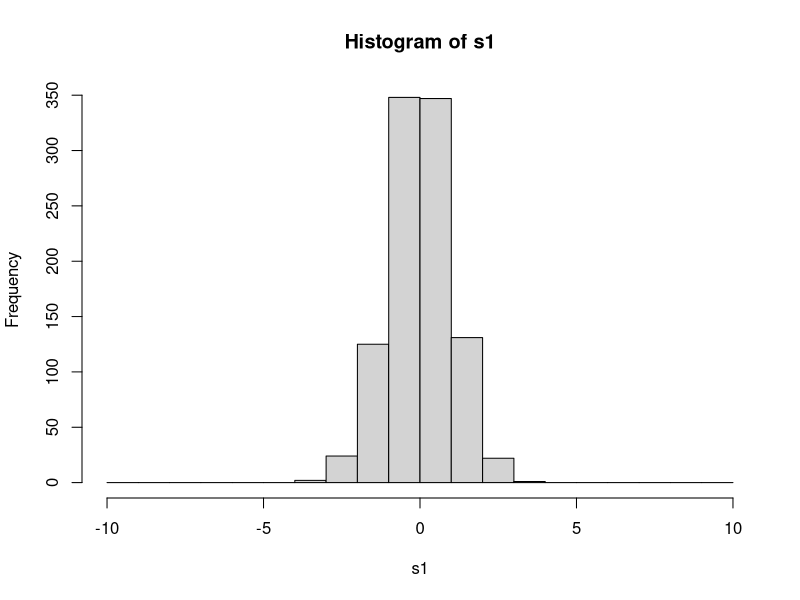
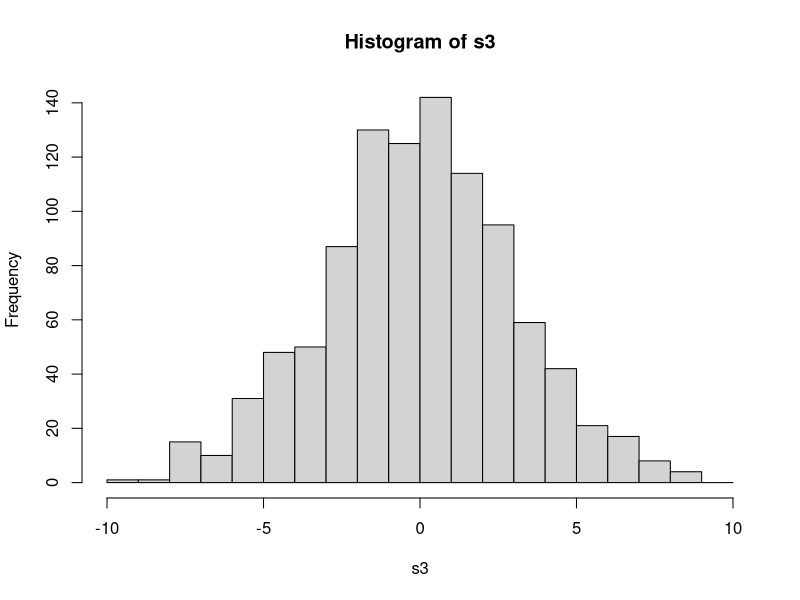
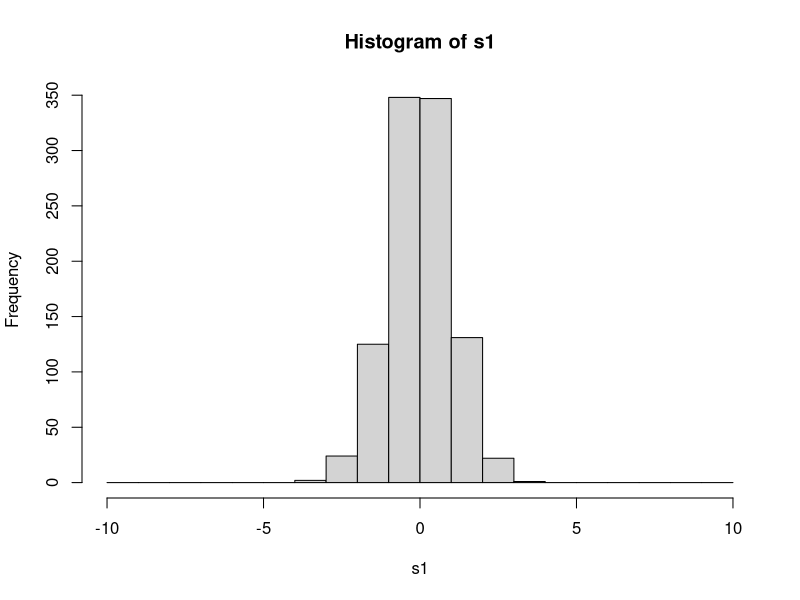
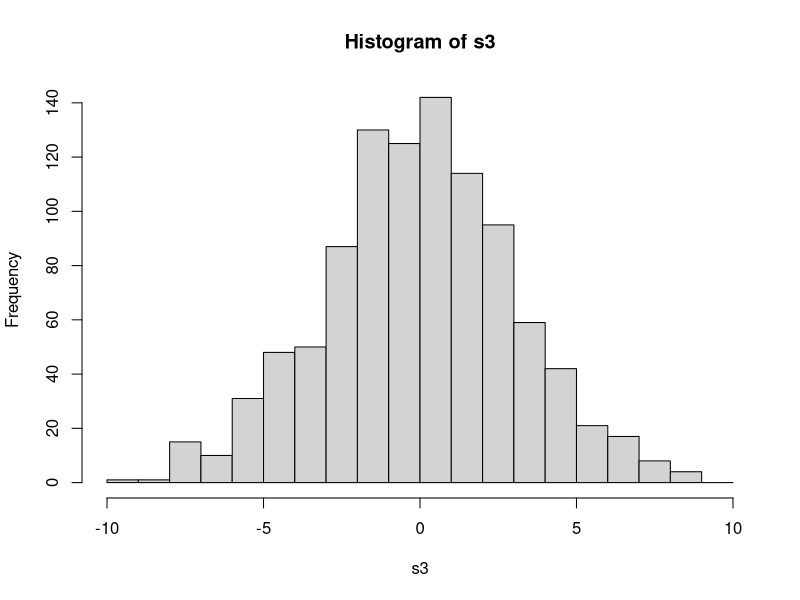
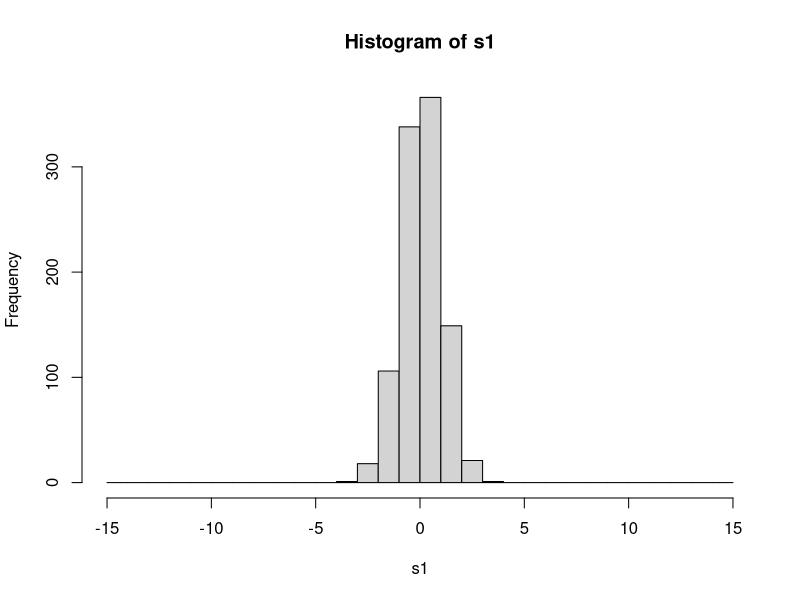
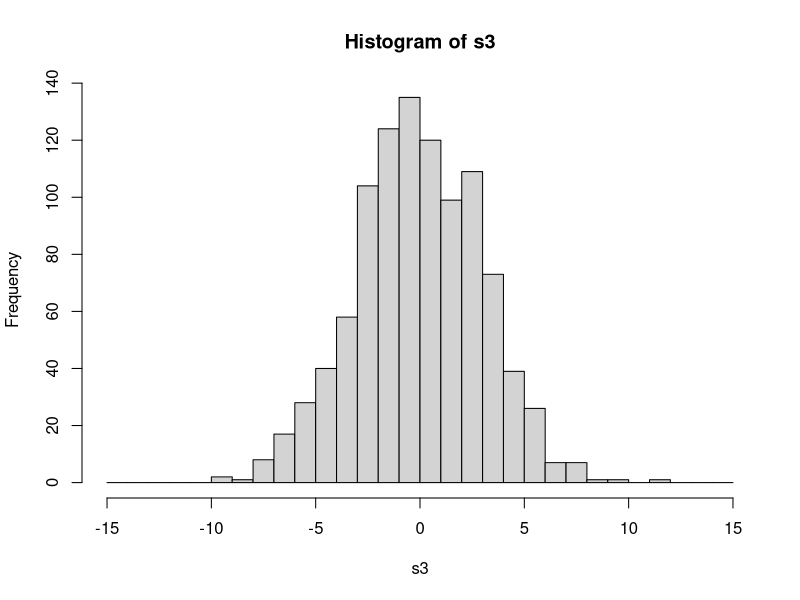
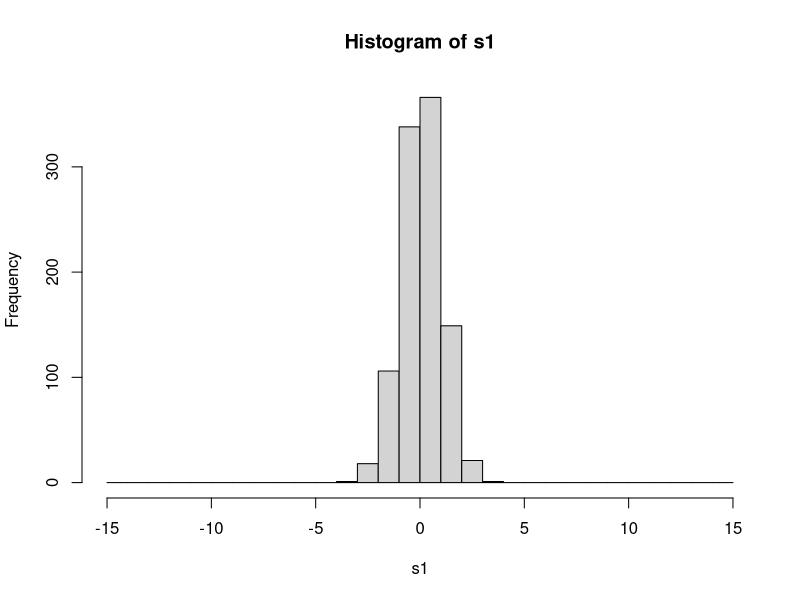
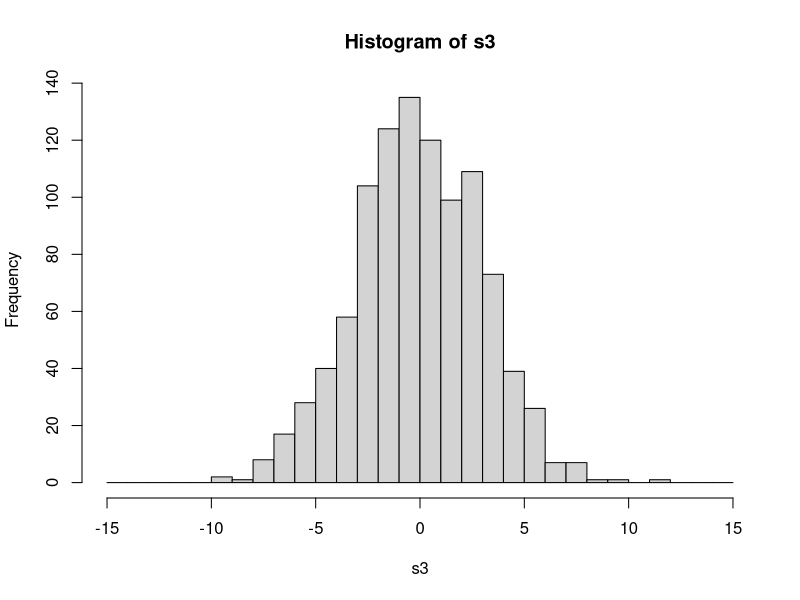

Source code (R) for these figures, in order:
##Second day of bootcamp

library(deSolve)
#output <- lsoda(init, tseq, ODEfunction, pars)
#This is the general equation for growth equations


##PLOTTING
#pdf(file="Normal_hist.pdf", width=4,height=7); #tells how to save a plot
#open the file
#par: parameters for plotting things
  #ex.par(mfrow=c(2,1) #two rows, one col of plots#, mar=c(4, 4, 3, 2))#specifies margins using vector for four diff sides of the plot
#hist(s1,col=2#specify color is red with number 2,xlab="Value",main="Sigma=1"#gives main title of plot)
#must put dev.off() function at the end, saying you are done sending output to the file

s1<-rnorm(1000,mean=0,sd=1)
s3<-rnorm(1000,mean=0,sd=3)
head(s1)
pdf(file="Normal_hist.fancy.pdf", width=4,height=7); #without this line, the plots will only be generated in R, and not saved in working directory
par(mfrow=c(2,1), mar=c(4, 4, 3, 2))
hist(s1,col=2,xlab="Value",main="Sigma=1")
hist(s3,col=4,xlab="Value",main="Sigma=3")
dev.off()

#hist(s1,col=2,xlab="Value",main=expression(paste(sigma,"=1"))) #the paste function with an unquoted Greek letter name will plot that letter, but you need quotes around the number to specify that it's text
#If you want to make a change, you need to change the file name, or you will overwrite the plot
#if you use "add(argument=TRUE) ?? it will plot the historgrams on top of each other


#plot smooth data sets on same axes
#density plots allow you to see data in same place to easily compare
pdf(file="Normal_density.pdf", width=6,height=6); #open the file
par(mfrow=c(1,1), mar=c(4, 4, 3, 2)) #default is 1x1 plot, so this could be ommitted
plot(density(s1),col=2,lwd=4,xlab="Value",xlim=c(-15,15),main="Normal distribution") #lim sets the range of the x/y axes
###NOT a scatterplot (default) beacuse you are using density function. For scatterplot with lines, do type=l
lines(density(s3),col=4,lwd=4) #add the blue values by calling LINES instead of PLOT function #lwd is line width
legend(-15,0.4,c("sigma=1","sigma=3"),lwd=4,col=c(2,4),cex=1.5) #put a legend on #first two numbers say WHERE on the x and y axes to put the legend
#the text in the legend is a vector of character string (sigma=1, etc.)
#you get the red and blue lines from lwd and color vector (the first text thing, ex. sigma=1, will get the first color, here, a red line). Check consistency!!
#cex controls the relative size of the legnd to the plot. is cex is less than one, it will be smaller than normally
abline(v=quantile(s1,0.9),lty=2,lwd=3,col=2) #puts a vertical line onto the plot.
#highlights the upper 1-% (90% below line, 10% above)
#for s1 (above)
abline(v=quantile(s3,0.9),lty=2,lwd=3,col=4) #puts a vertical line onto the plot
#for s3 (above)
dev.off()


#boxplot!
pdf(file="Normal_boxplot.pdf", width=6,height=6)
par(mfrow=c(1,1), mar=c(4, 4, 3, 2))
boxplot(cbind(s1,s3),names=c("Sigma=1","Sigma=3"),main="Draws from a normal distribution",col=c(2,4))
dev.off()
#cbind puts vectors together for the boxplots
#for boxplots, names is like xlab. Use a name for each dataset



hist(s1,plot=F)
#the counts output shows what the tick-mark labels will be
#you can specify where breaks will be, rather than using defaults

#SO
bins<-seq(-10,10,by=1) #sets range of -10 to 10, with units of 1 as breaks. #use same breaks for BOTH datasets
hist(s1,breaks=bins)$breaks #check and see that breaks are as set (see console)
hist(s3,breaks=bins)$breaks #use hist to get counts, but not to make a plot
counts_s1<-hist(s1,breaks=bins)$counts
counts_s3<-hist(s3,breaks=bins)$counts
#use diff fxn to make a plot!
pdf(file="normal_barplot.pdf", width=6,height=6); #open the file
par(mfrow=c(1,1), mar=c(4, 4, 3, 2)) #sets plotting area and margins
barplot(rbind(counts_s1,counts_s3),col=c(2,4),beside=T,names.arg=
            seq(-10,9.5,by=1),xlab="Value",ylab="Count")
#rbind says you combine s1 and s3 together into rows. 
#beside=T, plots bars next to each other
#names.arg is names for x-axis, here specified by the seq he wrote
legend(6,350,c(expression(paste(sigma,"=3")),expression(paste(sigma,"=6"))),col=c(2,4),lwd=4)
dev.off()


#Try on your own
s1=rnorm(1000,mean=0,sd=1)
s3=rnorm(1000,mean=0,sd=3)
bins<-seq(-15,15,by=1)
hist(s1,breaks=bins)$breaks
hist(s3,breaks=bins)$breaks
counts_s1<-hist(s1,breaks=bins)$counts
counts_s3<-hist(s3,breaks=bins)$counts
pdf(file="My_practice_plot.pdf", width=6, height=6);
par(mfrow=c(1,1), mar=c(4, 4, 3, 2))
barplot(rbind(counts_s1, counts_s3),col=c(2,4),beside=T,names.arg=seq(-15,14.5,by=1),xlab="Value",ylab="Count")
legend(6,350,c(expression(paste(sigma,"=3")),expression(paste(sigma,"=6"))),col=c(2,4),lwd=4)
dev.off()
#yay, it works!



#Finding Extreme Values
#We can find the % of values in s1 that are >3:
#mean(s1>3)
#[1] 0.001

#just for mean(s1) you would get about 0 because it is a normal distribution
mean(s1>3)


#Scatterplot
pdf(file="scatter_large.pdf",width=10,height=10); #open the file
par(mfrow=c(1,1), mar=c(5, 5, 3, 2)) #sets plotting area and margins
x<-rnorm(100)
y<-x+rnorm(100,sd=0.2)
plot(x,y,pch=19,cex.lab=2,cex.axis=2) #cex.lab changes axis lable size. 
#cex.axis changes axis number size
#pch changes symbol used (not open circles)
dev.off()

#Make our own scatterplot
plot(s1) #plots the y-value in a scatter plot
points(s3,pch=4,col=2) #plot s3 info with different symbol

#sample command ex.
sample(s1,10) #picks 10 random numbers from the set of 1000 in s1

#apply commands
x=(1:10)
y<-matrix(x,nrow=2,ncol=5)
y
apply(y,1,mean)
mean(y[1,]) #check that mean of row 1 is 5
mean(y[2,]) #check that mean of row 2 is 6
#it works! apply gave you those two means
apply(y,2,mean) #here you get five means (for the mean of each of the five col.s in the matrix)
